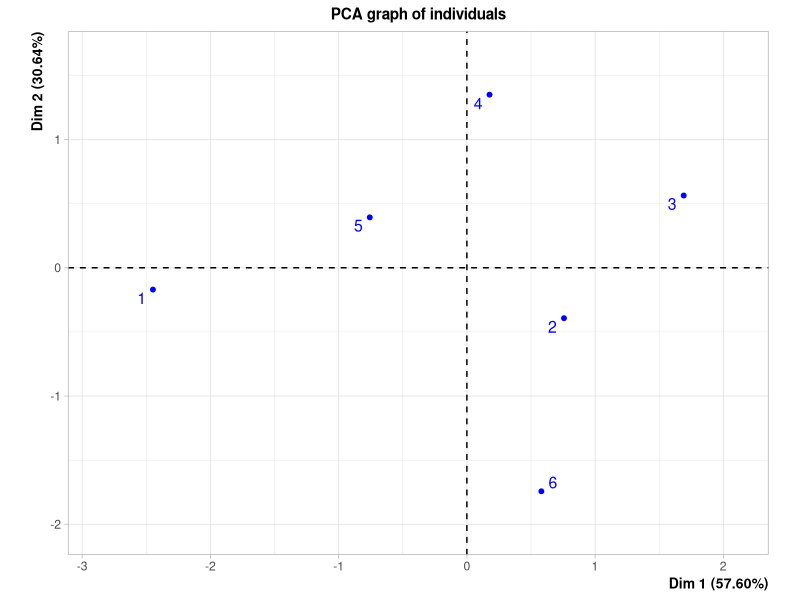
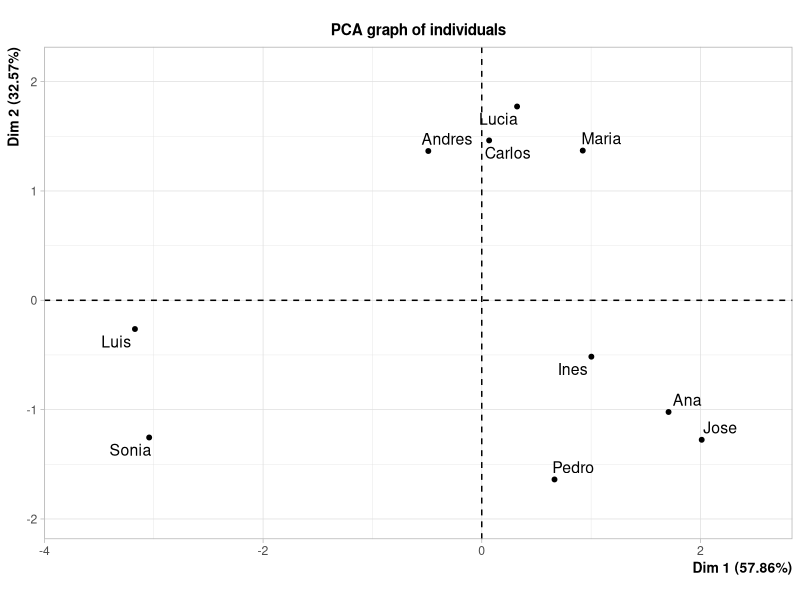
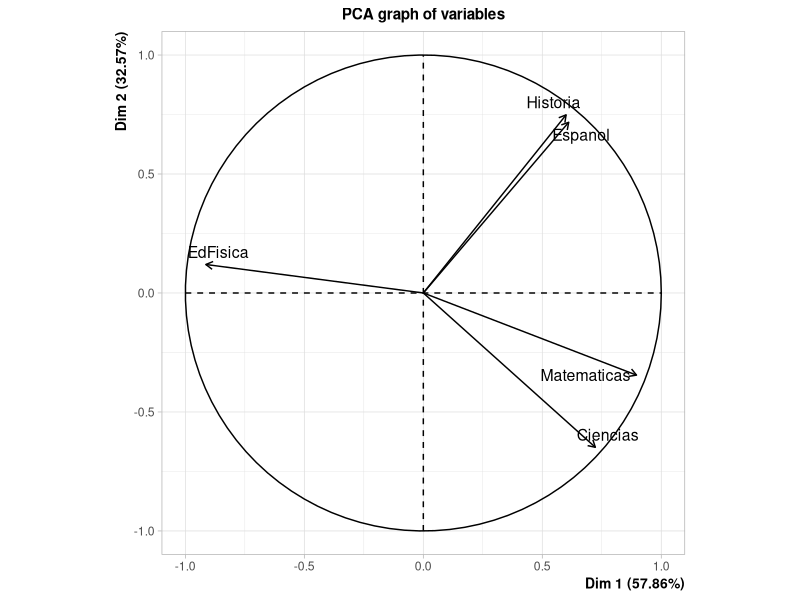
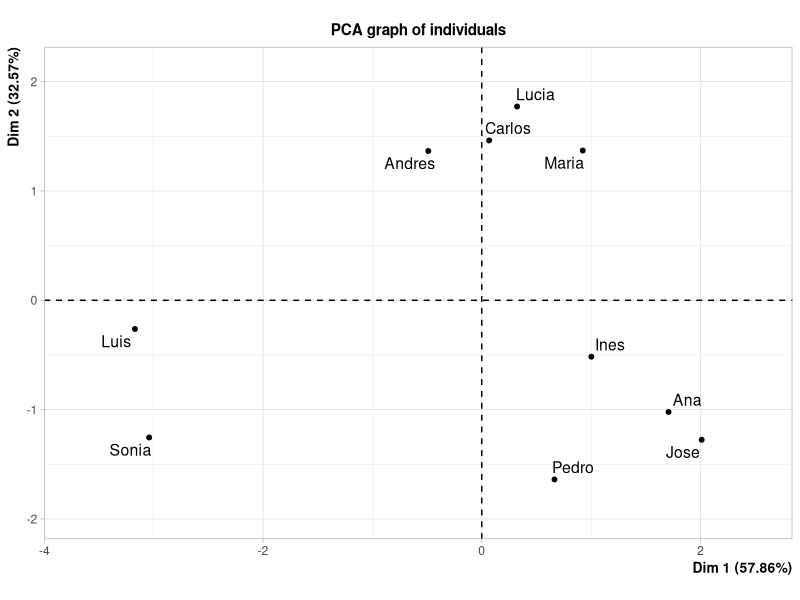
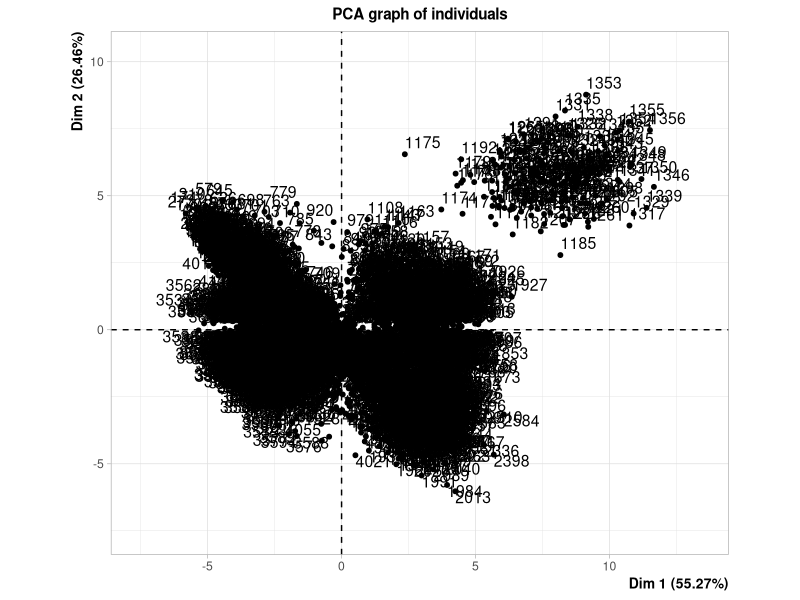
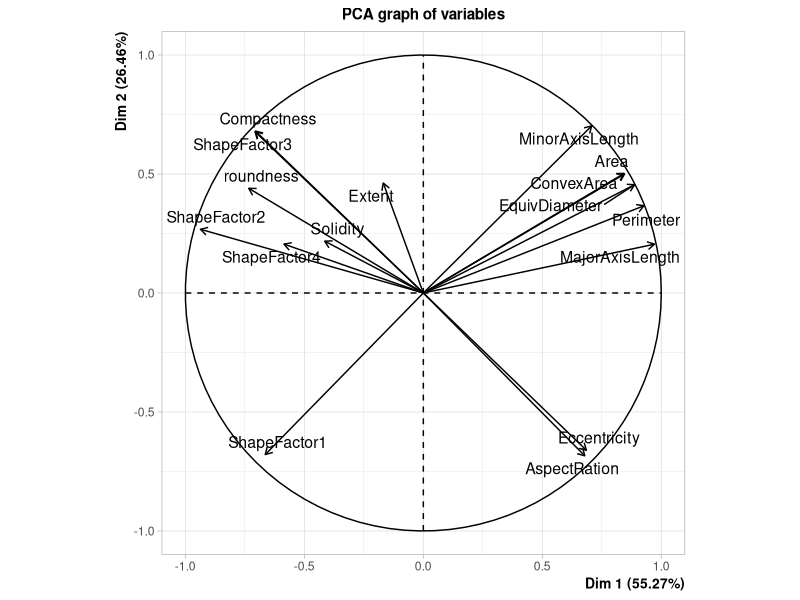
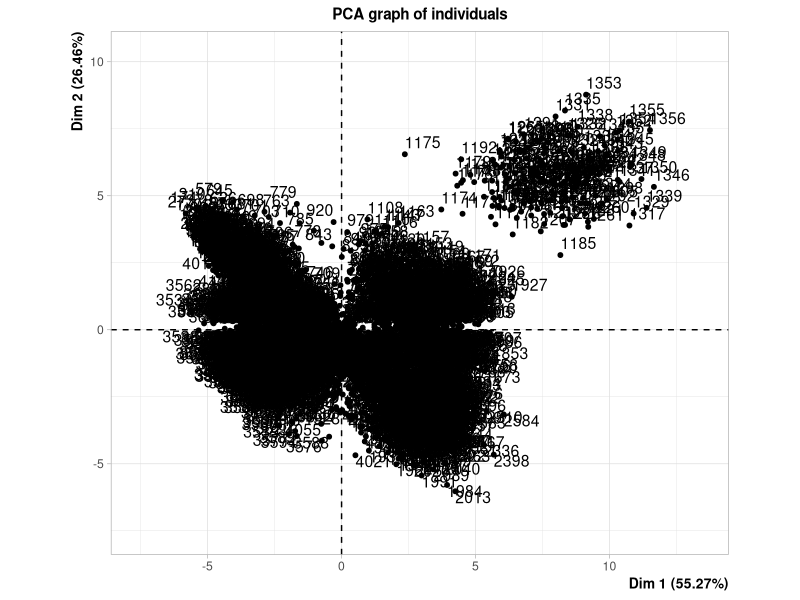

Reproduce these figures in R, in order. (Note: this script raises an error after producing the figures.)
#---------------------------Ejercicio 2-----------------------------------------

library(FactoMineR)
library(readr)

#Para el desarrollo de los ejercicios se emplea la siguiente matriz
X <- matrix(c(8,1,0,4,6,5,6,8,7,10,4,7,8,2,5,0,3,6), nrow = 6, ncol = 3, byrow
            = TRUE)
X_inicial <- X

#Implemente en lenguaje R funciones que permitan ejecutar el algoritmo del Análisis
#en Componentes Principales (ACP) visto en clase para variables numéricas.
#Compare los resultados obtenidos con respecto a FactoMineR.

#El algoritmo del ACP cuenta con los siguientes pasos:

#1) Centrar y reducir la matriz 

#Medias

medias <- function(matriz) {
  resultado <-list()
  for(i in 1:ncol(matriz)) {
    resultado[[i]] <- mean(matriz[,i])
  }
  return(resultado)
}

#desviaciones estándar poblacionales 

sd_poblacional <- function(matriz) {
  resultado <- list()
  n <- nrow(matriz)
  for(i in 1:ncol(matriz)) {
    resultado[[i]] <- sqrt(((n-1)/n))*sd(matriz[,i])
  }
  return(resultado)
}
  
#Centramos y reducimos con la siguiente función

centrar_y_reducir <- function(matriz, medias, desviaciones) {
  
  for(i in 1 : ncol(matriz)){
    matriz[, i] <- (matriz[,i]-medias[[i]])/ desviaciones[[i]]
  }
  return(matriz)
}



#Aplicamos las funciones anteriores a la matriz X
medias_X <- medias(X)
medias_X

sd_X <- sd_poblacional(X)
sd_X

X <- centrar_y_reducir(X,medias_X, sd_X)
X


#2)Calcular la matriz de correlaciones 

#Una vez centrada y reducida la matriz, se procede a calcular la matriz de 
#varianzas-covarianzas la cual, es la misma que la matriz de correlaciones pues 
#está centrada y reducida. Se calcula con la siguiente función

R <- function(matriz) {
  n <- nrow(matriz) 
  resultado <- (1/n)*t(matriz)%*%matriz
  return(resultado)
}

#Obtenemos mediante esa función la matriz de correlaciones de X

X_R <- R(X)
X_R

#3 y 4) Calcular los vectores y valores propios de la matriz de correlaciones y 
#ordenar los valores propios de mayor a menor

X.R_e <- eigen(X_R)

X.R_valores.propios <- X.R_e$values #ya vienen ordenados de mayor a menor
X.R_valores.propios

X.R_vectores.propios <- X.R_e$vectors
X.R_vectores.propios

#Comparamos con lo obtenido con FactoMiner

X_ACP <- PCA(X, ncp = 4, graph = FALSE)
X_ACP$eig

#Se puede observar que los valores propios obtenidos con FactoMiner son iguales
#a los del algoritmo

#5) Construir matriz V que tiene como columnas los vectores propios de la matriz
#de correlaciones

V <- X.R_vectores.propios
V

#6) Calcular la matriz de componentes principales

C <- X%*%V 
C #Tiene las coordendas de los individuos 

#Con FactoMiner se obtiene lo siguiente:
X_ACP$ind$coord


#Podemos observar que lo único que varía es el signo de algunas entradas, pero
#esto solo indica que se refleja con respecto a algunos de los ejes al graficar.

#7) Calcular la matriz de calidades de los individuos (cosenos cuadrados)

Q <- function(C, matriz) {
  n <-nrow(matriz)
  m <-ncol(matriz)
  resultado <- matrix(0, n,m)
  
  for(i in 1: n){
    suma <- 0 
    for(j in 1: m){
      suma <- suma + matriz[i,j]^2
    }
    for(r in 1: m){
      resultado[i,r] <- (C[i,r]^2)/suma
    }
  }
  return(resultado)
}

#Aplicamos la función anterior a los datos que tenemos

X_Q <- Q(C, X)
X_Q

#Vemos los resultados de FactoMiner
X_ACP$ind$cos2

#Los cuales son iguales a los obtenidos con el algoritmo

#Ahora debemos calcular la contribución de cada individuo i a la varianza total 
#del eje r

contribucion <- function(C, valores.propios) {
  n <-nrow(C)
  m <-ncol(C)
  resultado <- matrix(0, n, m)
  
  for(i in 1: n){
    for(r in 1: m){
      resultado[i,r] <- ((C[i,r]^2)/(n*valores.propios[r]))*100
    }
  }
  return(resultado)
}

#La matriz de contribuciones es:

X_contrib <- contribucion(C, X.R_valores.propios)
X_contrib

#Con FactoMiner se tiene:
X_ACP$ind$contrib

#Por lo tanto, se tiene el mismo resultado

#8) Calcular la matriz de coordenadas T de las variables

T <- function(V, valores.propios){
  m <- ncol(V)
  resultado <- matrix(0, m, m)
  
  for(r in 1:m){
      resultado[,r] <- sqrt(valores.propios[r])*V[,r]
    }
    
  return(resultado)
}

#La matriz de coordenadas de las variables para los datos que tenemos es:
X_T <- T(V, X.R_valores.propios)
X_T

#Y la dada con FactoMiner es:
X_ACP$var$coord

#9)Calcular la matriz de calidades de las variables (cosenos cuadrados)

S <- X_T^2
S

#Con FactoMiner da:
X_ACP$var$cos2

#10) Calcular vector I (1xm) de inercias de los ejes

I <- function(valores.propios){
  m <- length(valores.propios)
  resultado <- c()
  
  for(j in 1: m){
    resultado[j] <-100*(valores.propios[j]/m)
  }
  return(resultado)
}

#El vector de inercias para los datos con los que estamos trabajando es:
X_I <- I(X.R_valores.propios)
X_I

#Con FactoMiner se tiene:
plot(X_ACP, axes=c(1, 2), choix="ind", col.ind="blue",new.plot=TRUE)


#Podemos observar que las inercias correpondiente al eje x y y obtenidas con 
#FactoMiner son iguales a las dadas por el algoritmo.


#------------------ Ejercicio 8-------------------------------------------------
#Verifique todo lo programado en los puntos anteriores con el ejemplo estudiantes.csv
# y con los datos del ejercicio 1 de la tarea anterior

#----- Estudiantes--------

estudiantes_datos <- read.table('Tarea 3/EjemploEstudiantes.csv', header=TRUE, sep=';',dec=',',row.names=1)
estudiantes_datos<- as.matrix(estudiantes_datos)
estudiantes_datos_original <- estudiantes_datos

#1) Centrar y reducir la matriz 

medias_estudiantes <- medias(estudiantes_datos)
medias_estudiantes

sd_estudiantes <- sd_poblacional(estudiantes_datos)
sd_estudiantes

estudiantes_datos <- centrar_y_reducir(estudiantes_datos,medias_estudiantes, sd_estudiantes)
estudiantes_datos


#2)Calcular la matriz de correlaciones 

estudiantes_R <- R(estudiantes_datos)
estudiantes_R


#3 y 4) Calcular los vectores y valores propios de la matriz de correlaciones y 
#ordenar los valores propios de mayor a menor

estudiantes.R_e <- eigen(estudiantes_R)

estudiantes.R_valores.propios <- estudiantes.R_e$values #ya vienen ordenados de mayor a menor
estudiantes.R_valores.propios

estudiantes.R_vectores.propios <- estudiantes.R_e$vectors
estudiantes.R_vectores.propios

#5) Construir matriz V que tiene como columnas los vectores propios de la matriz
#de correlaciones

V_estudiantes <- estudiantes.R_vectores.propios
V_estudiantes

#6) Calcular la matriz de componentes principales

C_estudiantes <- estudiantes_datos%*%V_estudiantes
C_estudiantes

#7) Calcular la matriz de calidades de los individuos (cosenos cuadrados)

estudiantes_Q <- Q(C_estudiantes, estudiantes_datos)
estudiantes_Q

#Ahora debemos calcular la contribución de cada individuo i a la varianza total 
#del eje r

estudiantes_contrib <- contribucion(C_estudiantes, estudiantes.R_valores.propios)
estudiantes_contrib

#8) Calcular la matriz de coordenadas T de las variables

estudiantes_T <- T(V_estudiantes, estudiantes.R_valores.propios)
estudiantes_T

#9)Calcular la matriz de calidades de las variables (cosenos cuadrados)

S_estudiantes <- estudiantes_T^2
S_estudiantes

#10) Calcular vector I (1xm) de inercias de los ejes

estudiantes_I <- I(estudiantes.R_valores.propios)
estudiantes_I

ACP <-PCA(estudiantes_datos)
plot(ACP)

#----- beans--------

beans_datos <- read.csv("Tarea 3/beansV2.csv")
beans_datos <- as.matrix(beans_datos[,-17])
beans_datos_original <- beans_datos

#1) Centrar y reducir la matriz 

medias_beans <- medias(beans_datos)
medias_beans

sd_beans <- sd_poblacional(beans_datos)
sd_beans

beans_datos <- centrar_y_reducir(beans_datos,medias_beans, sd_beans)
beans_datos


#2)Calcular la matriz de correlaciones 

beans_R <- R(beans_datos)
beans_R


#3 y 4) Calcular los vectores y valores propios de la matriz de correlaciones y 
#ordenar los valores propios de mayor a menor

beans.R_e <- eigen(beans_R)

beans.R_valores.propios <- beans.R_e$values #ya vienen ordenados de mayor a menor
beans.R_valores.propios

beans.R_vectores.propios <- beans.R_e$vectors
beans.R_vectores.propios

#5) Construir matriz V que tiene como columnas los vectores propios de la matriz
#de correlaciones

V_beans <- beans.R_vectores.propios
V_beans

#6) Calcular la matriz de componentes principales

C_beans <- beans_datos%*%V_beans
C_beans

#7) Calcular la matriz de calidades de los individuos (cosenos cuadrados)

beans_Q <- Q(C_beans, beans_datos)
beans_Q

#Ahora debemos calcular la contribución de cada individuo i a la varianza total 
#del eje r

beans_contrib <- contribucion(C_beans, beans.R_valores.propios)
beans_contrib

#8) Calcular la matriz de coordenadas T de las variables

beans_T <- T(V_beans, beans.R_valores.propios)
beans_T

#9)Calcular la matriz de calidades de las variables (cosenos cuadrados)

S_beans <- beans_T^2
S_beans

#10) Calcular vector I (1xm) de inercias de los ejes

beans_I <- I(beans.R_valores.propios)
beans_I

ACP_beans <-PCA(beans_datos)
plot(ACP_beans)


#----------------- Ejercicio 5--------------------------------------------------

#5. Programe una función en R que reciba una columna (variable) de una matriz y
#calcule su proyección en suplementario en el círculo de correlaciones 2D 
#programado en el punto2. Compare los resultados obtenidos con respecto a 
#FactoMineR


var.sup_proyeccion <- function(columna, matriz) {
  #se calcula la media y desviación estándar de la columna y la matriz
  media <- mean(columna)
  n <- length(columna)
  sd <-sqrt(((n-1)/n))*sd(columna)
  
  medias <- medias(matriz)
  sd_matriz <-sd_poblacional(matriz)
  
  #centramos y reducimos la columna y la matriz
  
  columna <- (columna-media)/sd
  matriz <- centrar_y_reducir(matriz, medias, sd_matriz)
  
  #Matriz de correlaciones
  correlaciones <- R(matriz)
  
  #Vectores y valores propios
  matriz.e <- eigen(correlaciones)
  V <- matriz.e$vectors

  #Se calculan los componentes principales
  C <- matriz%*%V
  
  #Se calculan las correlaciones de la columna con los componentes principales
  coordenada <- c()
  for(i in 1: ncol(matriz)){
    coordenada[i] <-cor(columna, C[,i])
  }
  #Se gráfica en el círculo de correlaciones
  circulo <- circulo_correlaciones(matriz)
  graf_circulo <- circulo$variables
  
  #Convertimos la matriz en un dataframe y ajustamos para el gráfico
  coordenada_var <- as.data.frame(t(coordenada))
  col_names <- paste("Dim", 1:ncol(coordenada_var))  # Genera nombres como "Dim 1", "Dim 2", etc.
  colnames(coordenada_var) <- col_names
  coordenada_var$`x origen` <- 0
  coordenada_var$`y origen` <- 0
  
  if(is.null(colnames(columna))){
   coordenada_var$variable <- ncol(matriz) + 1
  }else {
    coordenada_var$variable <- colnames(columna)
  }
  
  resultado <- graf_circulo + 
    geom_segment(data = coordenada_var, aes(x = `x origen`, y = `y origen`, xend = `Dim 1`, yend = `Dim 2`), 
    arrow = arrow(length = unit(0.2, "inches")), color = "red")+
    geom_text(data = coordenada_var, aes(x = `Dim 1`, y = `Dim 2`), 
              vjust = -0.5, hjust = -0.5, color = "red", label = coordenada_var$variable )
  return(resultado)
}

columna <- X_inicial[,3]
coordenadas_sup <- var.sup_proyeccion(columna, X_inicial[,-3])
coordenadas_sup

#Comparando con FactoMiner
ACP <- PCA( X_inicial,quanti.sup = 3, graph = F)
plot.PCA(ACP, choix = "var")

#Comparando, quedan igual solo que reflejadas con respecto al eje X.


#----------------------------Ejercicio 8---------------------------------------

#Estudiantes
columna_sup_estudiantes <- as.matrix(estudiantes_datos_original[,2])
colnames(columna_sup_estudiantes) <- (colnames(estudiantes_datos_original))[2]

coordenadasvar_sup_estudiantes <- var.sup_proyeccion(columna_sup_estudiantes, estudiantes_datos_original[,-2])
coordenadasvar_sup_estudiantes

#beans
columna_sup_beans <- as.matrix(beans_datos_original[,2])
colnames(columna_sup_beans) <- (colnames(beans_datos_original))[2]

coordenadasvar_sup_beans <- var.sup_proyeccion(columna_sup_beans, beans_datos_original[,-2])
coordenadasvar_sup_beans
